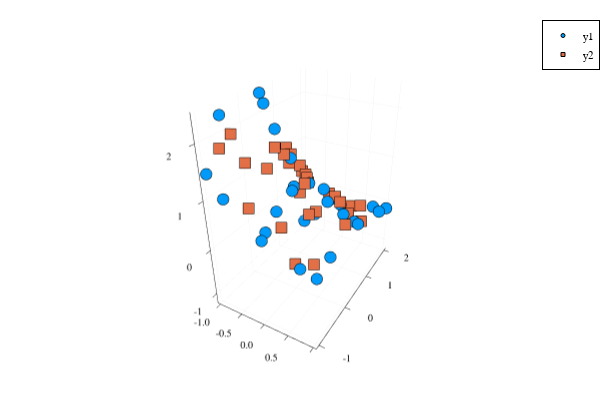

The code cell stored with this chart in its notebook:
### Code cell
# same with the smolyak grid
# multiple dimensions
using LinearAlgebra
sp = SmolyakParams(2,3, [-1,-1],[1,2])
basis = Basis(sp)   
# get nodes
X, x12 = BasisMatrices.nodes(basis)

# # f at nodes
y = f2(X)
Ymat = [f2(i,j) for i in unique(X[:,1]), j in unique(X[:,2])]


# map domain into unit hypercube
cube = BasisMatrices.dom2cube(X, basis.params[1])
# evaluate basis matrix
eb   = BasisMatrices.build_B(sp.d, sp.mu, cube, sp.pinds)
coef = pinv(eb) * y

xnew = hcat(-1 .+ rand(30)*2 , -1 .+ rand(30)*3)
cube = BasisMatrices.dom2cube(xnew, sp)
eb   = BasisMatrices.build_B(sp.d, sp.mu, cube, sp.pinds)
ynew = eb * coef

scatter(X[:,1],X[:,2],y,markersize=2)
scatter!(xnew[:,1],xnew[:,2],ynew,markersize=2,markershape=:rect)

### Figure 1 — Plotly figure (JSON) as saved in the notebook; plotly's stock layout.template omitted (floating-point values rounded to 4 significant figures)
{"data": [{"colorbar": {"len": 0.9525, "title": "", "x": 0.9934, "y": 0.5139}, "legendgroup": "y1", "marker": {"color": "rgba(0, 154, 250, 1.000)", "line": {"color": "rgba(0, 0, 0, 1.000)", "width": 1}, "size": 4, "symbol": "circle"}, "mode": "markers", "name": "y1", "scene": "scene", "showlegend": true, "type": "scatter3d", "x": [0, -1, 1, 0, 0, 0.7071, -0.7071, 0, 0, 0.9239, 0.3827, -0.3827, -0.9239, 0, 0, 0, 0, -1, 1, -1, 1, 0.7071, -0.7071, 0.7071, -0.7071, -1, 1, -1, 1], "xaxis": "x", "y": [0.5, 0.5, 0.5, -1, 2, 0.5, 0.5, 1.561, -0.5607, 0.5, 0.5, 0.5, 0.5, 1.886, 1.074, -0.07403, -0.8858, -1, -1, 2, 2, -1, -1, 2, 2, 1.561, 1.561, -0.5607, -0.5607], "yaxis": "y", "z": [0.8776, 2.386, 0.3228, 0.5403, -0.4161, 0.4327, 1.78, 0.01014, 0.8469, 0.3484, 0.5985, 1.287, 2.211, -0.3098, 0.4766, 0.9973, 0.6327, 1.469, 0.1988, -1.131, -0.1531, 0.2664, 1.096, -0.2052, -0.844, 0.02755, 0.003729, 2.302, 0.3116], "zaxis": "z"}, {"colorbar": {"len": 0.9525, "title": "", "x": 0.9934, "y": 0.5139}, "legendgroup": "y2", "marker": {"color": "rgba(227, 111, 71, 1.000)", "line": {"color": "rgba(0, 0, 0, 1.000)", "width": 1}, "size": 4, "symbol": "square"}, "mode": "markers", "name": "y2", "scene": "scene", "showlegend": true, "type": "scatter3d", "x": [0.209, 0.166, -0.3439, -0.9189, 0.2061, -0.1826, 0.8645, -0.7965, -0.3672, 0.02668, -0.5252, 0.739, -0.839, -0.883, 0.6029, -0.003561, 0.4397, -0.4833, -0.4056, -0.1033, 0.3691, 0.5587, -0.682, 0.9922, -0.6632, 0.8499, -0.9076, -0.5917, -0.5112, -0.4161], "xaxis": "x", "y": [1.995, -0.6771, -0.8342, 1.27, 1.172, 0.6824, 0.255, 0.9897, -0.2499, 1.255, 1.129, 0.6374, -0.5223, 1.617, -0.9734, 0.343, 0.9175, 0.1571, 0.3225, 0.5979, -0.1444, 1.652, 0.9721, 0.6525, 1.964, -0.8222, -0.7423, -0.5266, 1.344, 0.866], "yaxis": "y", "z": [-0.3346, 0.6593, 0.9489, 0.7421, 0.3182, 0.9309, 0.4077, 1.217, 1.401, 0.3024, 0.7179, 0.3842, 2.008, -0.1178, 0.3075, 0.9451, 0.3941, 1.603, 1.424, 0.9162, 0.6822, -0.03996, 1.112, 0.2937, -0.7459, 0.29, 1.828, 1.565, 0.3674, 0.98], "zaxis": "z"}], "layout": {"annotations": [], "height": 400, "legend": {"bgcolor": "rgba(255, 255, 255, 1.000)", "bordercolor": "rgba(0, 0, 0, 1.000)", "borderwidth": 1, "font": {"color": "rgba(0, 0, 0, 1.000)", "family": "sans-serif", "size": 11}, "title": {"font": {"color": "rgba(0, 0, 0, 1.000)", "family": "sans-serif", "size": 15}, "text": ""}, "tracegroupgap": 0, "traceorder": "normal", "x": 1, "xanchor": "auto", "y": 1, "yanchor": "auto"}, "margin": {"b": 20, "l": 0, "r": 0, "t": 20}, "paper_bgcolor": "rgba(255, 255, 255, 1.000)", "plot_bgcolor": "rgba(255, 255, 255, 1.000)", "scene": {"camera": {"eye": {"x": 1.126, "y": -1.95, "z": 1.3}, "projection": "orthographic"}, "domain": {"x": [0.03619, 0.9934], "y": [0.03762, 0.9902]}, "xaxis": {"gridcolor": "rgba(0, 0, 0, 0.100)", "gridwidth": 0.5, "linecolor": "rgba(0, 0, 0, 1.000)", "mirror": false, "range": [-1.06, 1.06], "showgrid": true, "showline": true, "showticklabels": true, "tickangle": 0, "tickcolor": "rgb(0, 0, 0)", "tickfont": {"color": "rgba(0, 0, 0, 1.000)", "family": "sans-serif", "size": 11}, "tickmode": "array", "ticks": "inside", "ticktext": ["-1.0", "-0.5", "0.0", "0.5", "1.0"], "tickvals": [-1, -0.5, 0, 0.5, 1], "title": "", "titlefont": {"color": "rgba(0, 0, 0, 1.000)", "family": "sans-serif", "size": 15}, "type": "-", "visible": true, "zeroline": false, "zerolinecolor": "rgba(0, 0, 0, 1.000)"}, "yaxis": {"gridcolor": "rgba(0, 0, 0, 0.100)", "gridwidth": 0.5, "linecolor": "rgba(0, 0, 0, 1.000)", "mirror": false, "range": [-1.09, 2.09], "showgrid": true, "showline": true, "showticklabels": true, "tickangle": 0, "tickcolor": "rgb(0, 0, 0)", "tickfont": {"color": "rgba(0, 0, 0, 1.000)", "family": "sans-serif", "size": 11}, "tickmode": "array", "ticks": "inside", "ticktext": ["-1", "0", "1", "2"], "tickvals": [-1, 0, 1, 2], "title": "", "titlefont": {"color": "rgba(0, 0, 0, 1.000)", "family": "sans-serif", "size": 15}, "type": "-", "visible": true, "zeroline": false, "zerolinecolor": "rgba(0, 0, 0, 1.000)"}, "zaxis": {"gridcolor": "rgba(0, 0, 0, 0.100)", "gridwidth": 0.5, "linecolor": "rgba(0, 0, 0, 1.000)", "mirror": false, "range": [-1.237, 2.491], "showgrid": true, "showline": true, "showticklabels": true, "tickangle": 0, "tickcolor": "rgb(0, 0, 0)", "tickfont": {"color": "rgba(0, 0, 0, 1.000)", "family": "sans-serif", "size": 11}, "tickmode": "array", "ticks": "inside", "ticktext": ["-1", "0", "1", "2"], "tickvals": [-1, 0, 1, 2], "title": "", "titlefont": {"color": "rgba(0, 0, 0, 1.000)", "family": "sans-serif", "size": 15}, "type": "-", "visible": true, "zeroline": false, "zerolinecolor": "rgba(0, 0, 0, 1.000)"}}, "showlegend": true, "width": 600}}
